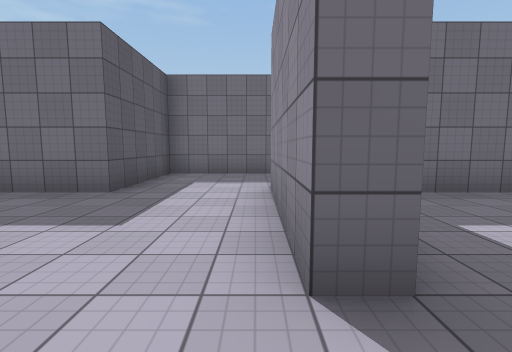
view 1 (above)

24 first-person views from a walk through a Unity game level. The camera is 1.4 m above the floor, tilts 6° down and sees 85° across. The floor is counted in squares, 2 m on a side. Each view is taken from the middle of a square. On the plan, view 1 faces up. The plan holds only what a view shows up to about 9 squares ahead; the rest is blank. The player is left out. Surface patterns are stand-ins for the level's own textures.

view 2
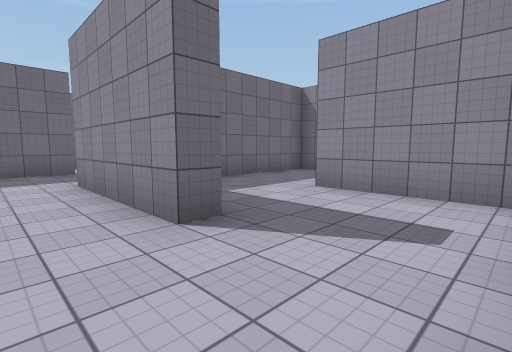

view 3
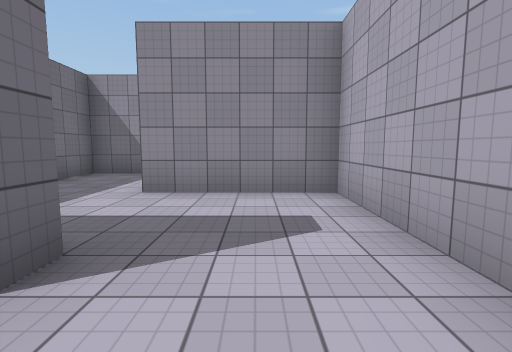

view 4
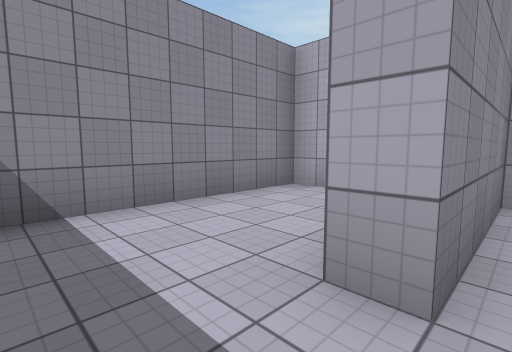

view 5
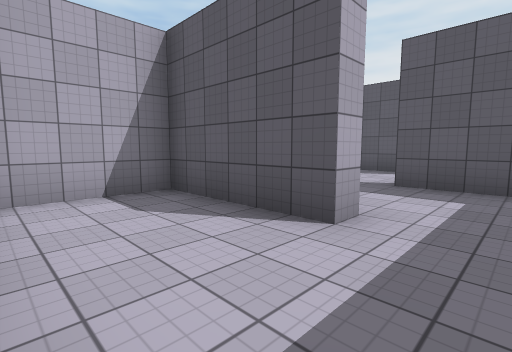

view 6
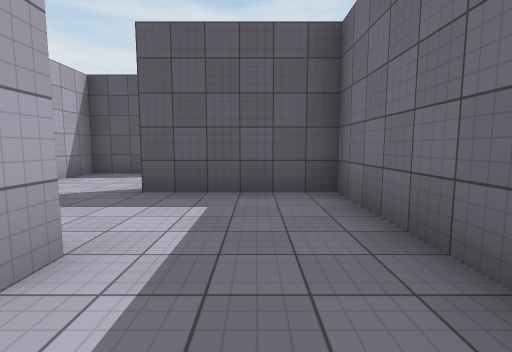

view 7
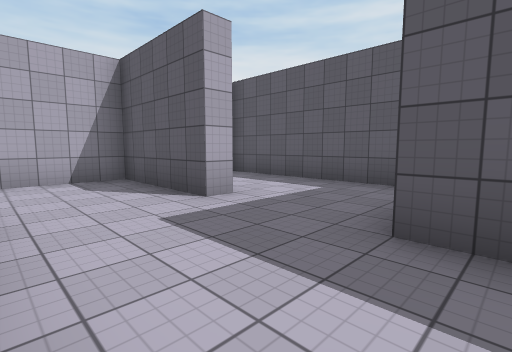

view 8
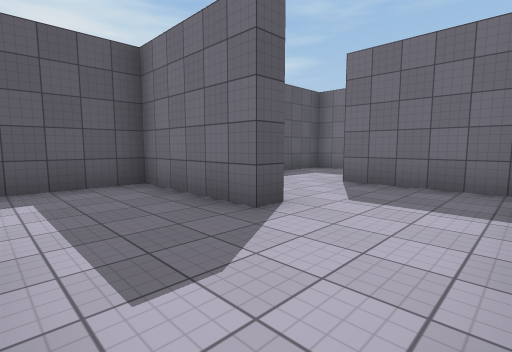

view 9
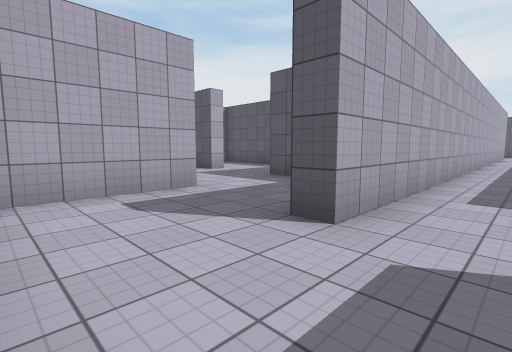

view 10
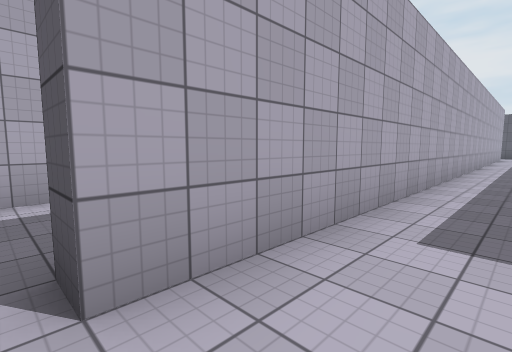

view 11
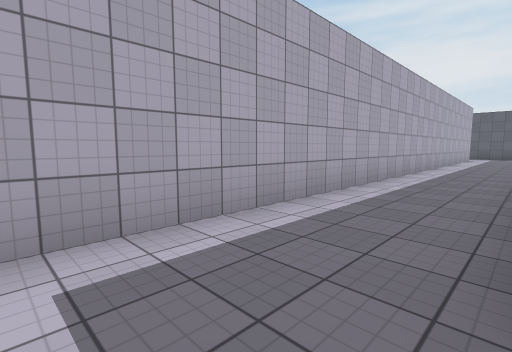

view 12
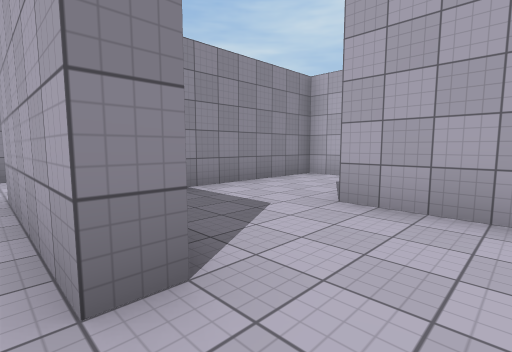

view 13
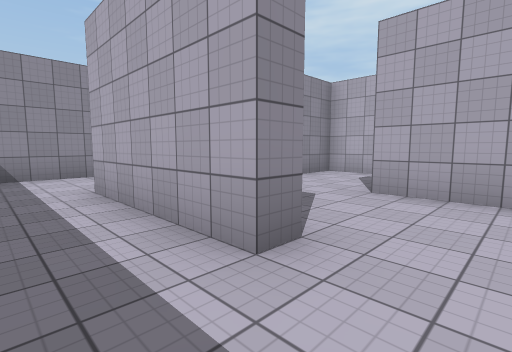

view 14
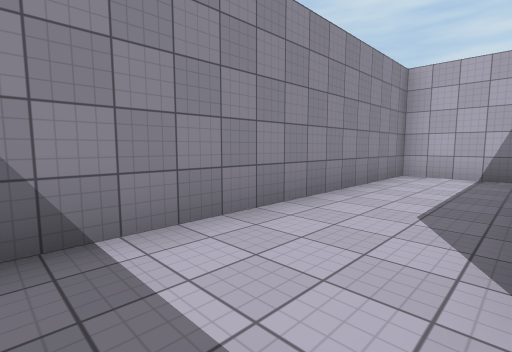

view 15
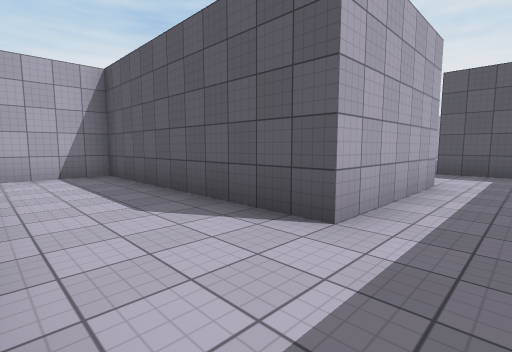

view 16
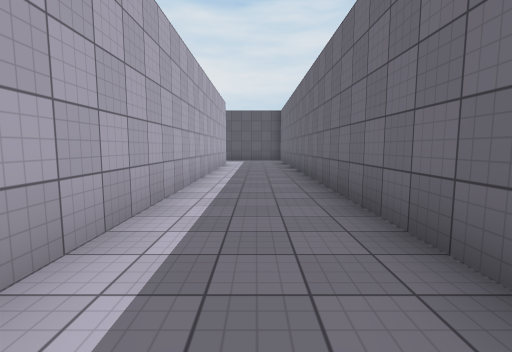

view 17
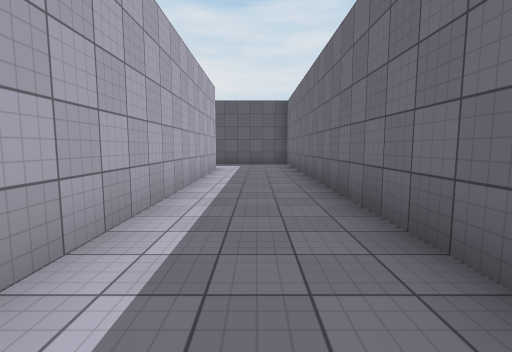

view 18
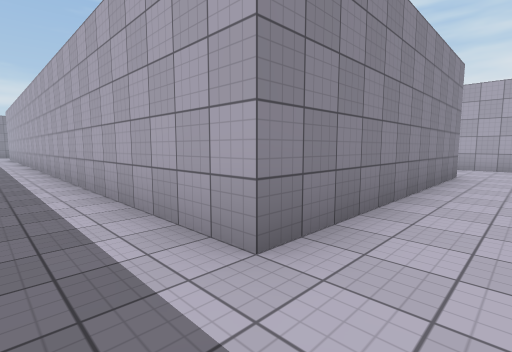

view 19
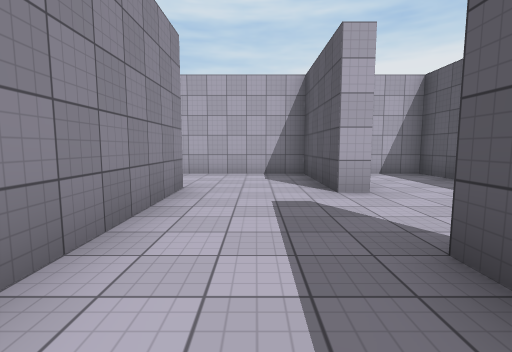

view 20
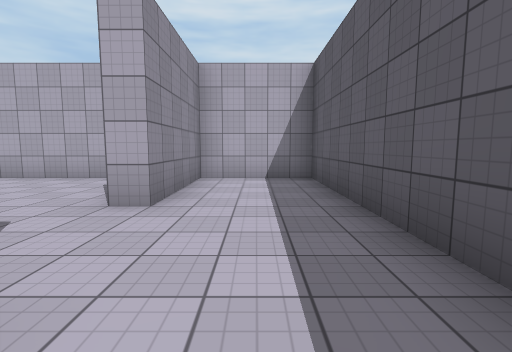

view 21
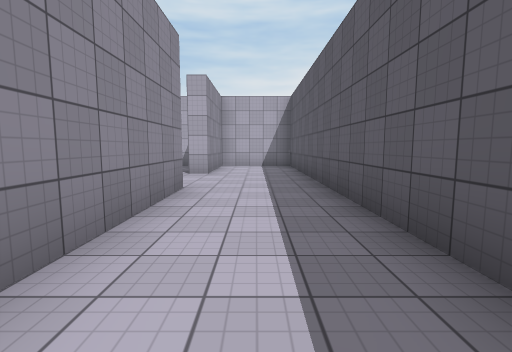

view 22
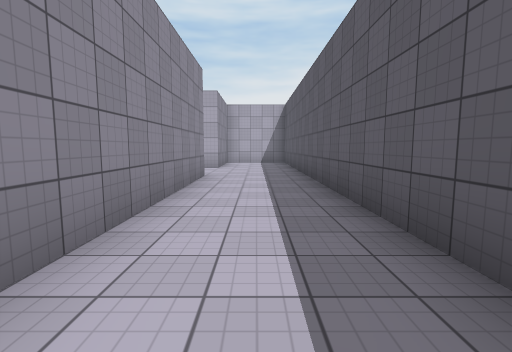

view 23
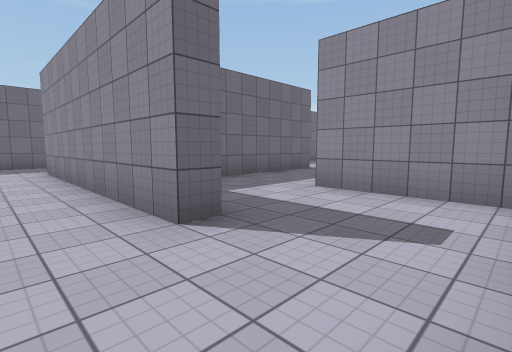

view 24
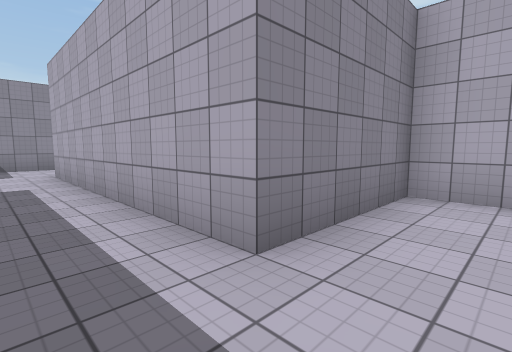

### Floor plan
Points are (right, up) in squares from view 1. A wall is a line through its corners. A room is listed if a view was taken in it or the views show most of it. See-through windows are left out.
Room 1 (views 1, 2, 3, 4)
walls: (-2.3, 1.7) (-2.3, -1.2) (3.2, -1.2) (3.2, 1.7); (3.5, 4.3) (0.7, 4.3) (0.7, 1.2) (0.2, 1.2) (0.2, 4.8)
ways out: opening at (4, 2.5) to room 2; opening at (-0.5, 4) to room 3; opening at (-2, 2.5)
Room 2 (views 5, 6)
walls: (3.2, 1.7) (3.7, 1.7) (3.7, -1.2) (6.2, -1.2) (6.2, 4.3) (3.5, 4.3)
ways out: opening at (4, 2.5) to room 1
Room 3 (views 7, 8, 9, 10, 11, 16, 17, 18, 19, 20, 21, 22, 23, 24)
walls: (-7.2, 10.3) (-18.5, 10.3); (-11.4, 4.3) (-15, 4.3); (2.9, 10.3) (0.2, 10.3); (0.2, 4.8) (3.2, 4.8) (3.2, 8.5); (-5.8, 1.2) (-5.8, 2.6); (-17.1, 1.2) (-17.8, 1.2) (-17.8, 7.8) (0.7, 7.8) (0.7, 7.3) (-2.3, 7.3) (-2.3, 4.3); (-20.3, 4.8) (-20.3, 4.2); (-20.8, 4.2) (-20.8, 9.8); (-23.3, 9.8) (-23.3, -1.2) (-20.8, -1.2) (-20.8, 1.7) (-20.3, 1.7) (-20.3, -1.2) (-14.7, -1.2) (-14.7, 1.7) (-8.2, 1.7)
ways out: opening at (-0.5, 4) to room 1; opening at (-0.5, 10) to room 4
Room 4 (views 12, 13, 14, 15)
walls: (0.2, 10.3) (0.2, 10.7) (3.7, 10.7) (3.7, 4.8) (6.2, 4.8) (6.2, 12); (-2.3, 12.6) (-2.3, 10.2)
ways out: opening at (-0.5, 10) to room 3

Positions as (right, up) in squares from view 1, and headings:
1: (0, 0), facing up
2: (-1, -1), facing up-right
3: (-1, 0), facing right
4: (3, 3), facing down-right
5: (6, 3), facing down-left
6: (5, 3), facing left
7: (0, 5), facing down-left
8: (3, 5), facing up-left
9: (3, 9), facing down-left
10: (1, 9), facing down-left
11: (-1, 10), facing down-left
12: (-1, 11), facing down-right
13: (-1, 12), facing down-right
14: (4, 12), facing down-right
15: (6, 12), facing down-left
16: (-6, 9), facing left
17: (-9, 9), facing left
18: (-19, 9), facing down-right
19: (-19, 6), facing down
20: (-22, 5), facing down
21: (-22, 9), facing down
22: (-22, 11), facing down
23: (-19, -1), facing up-right
24: (-16, 3), facing down-right
